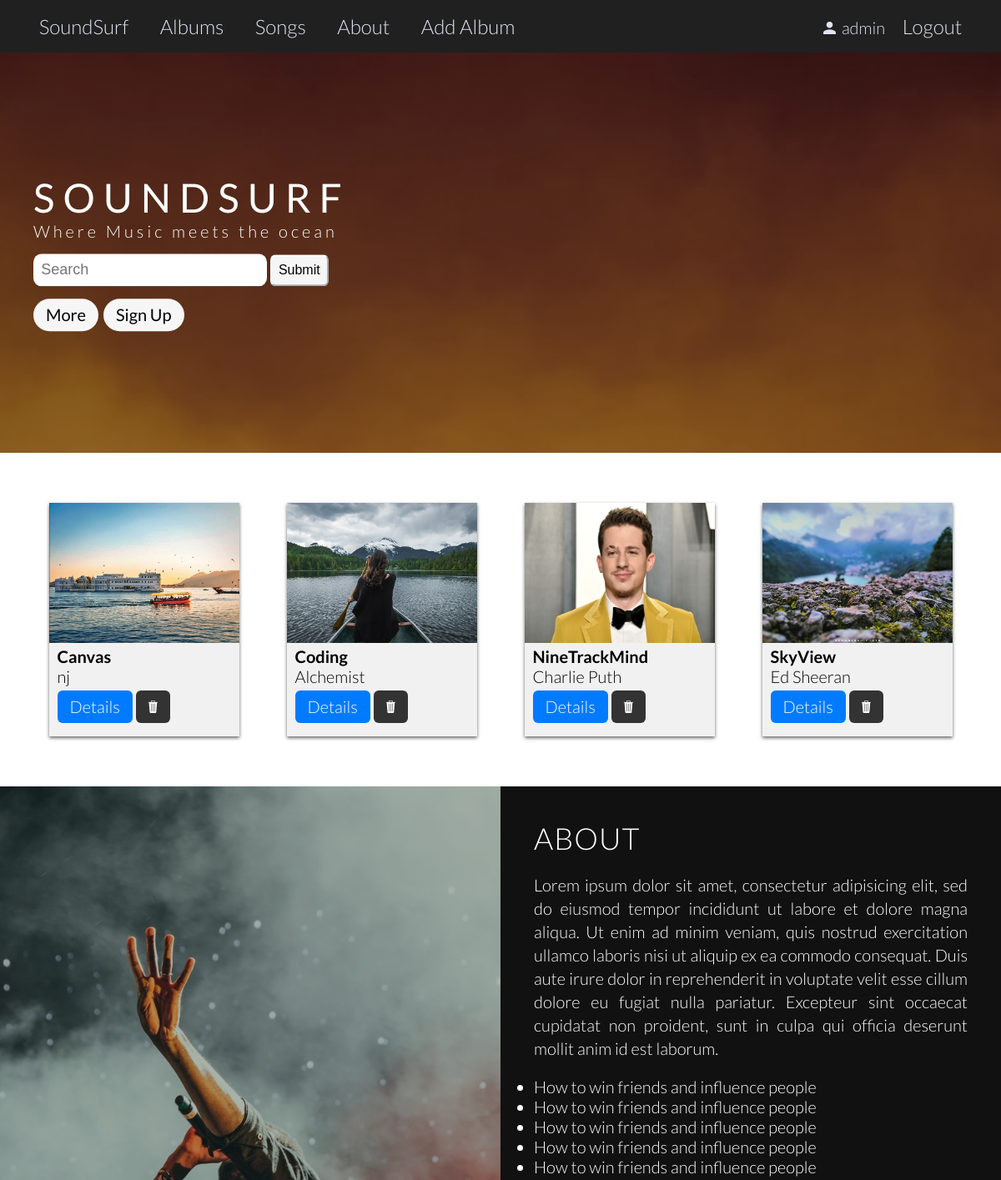
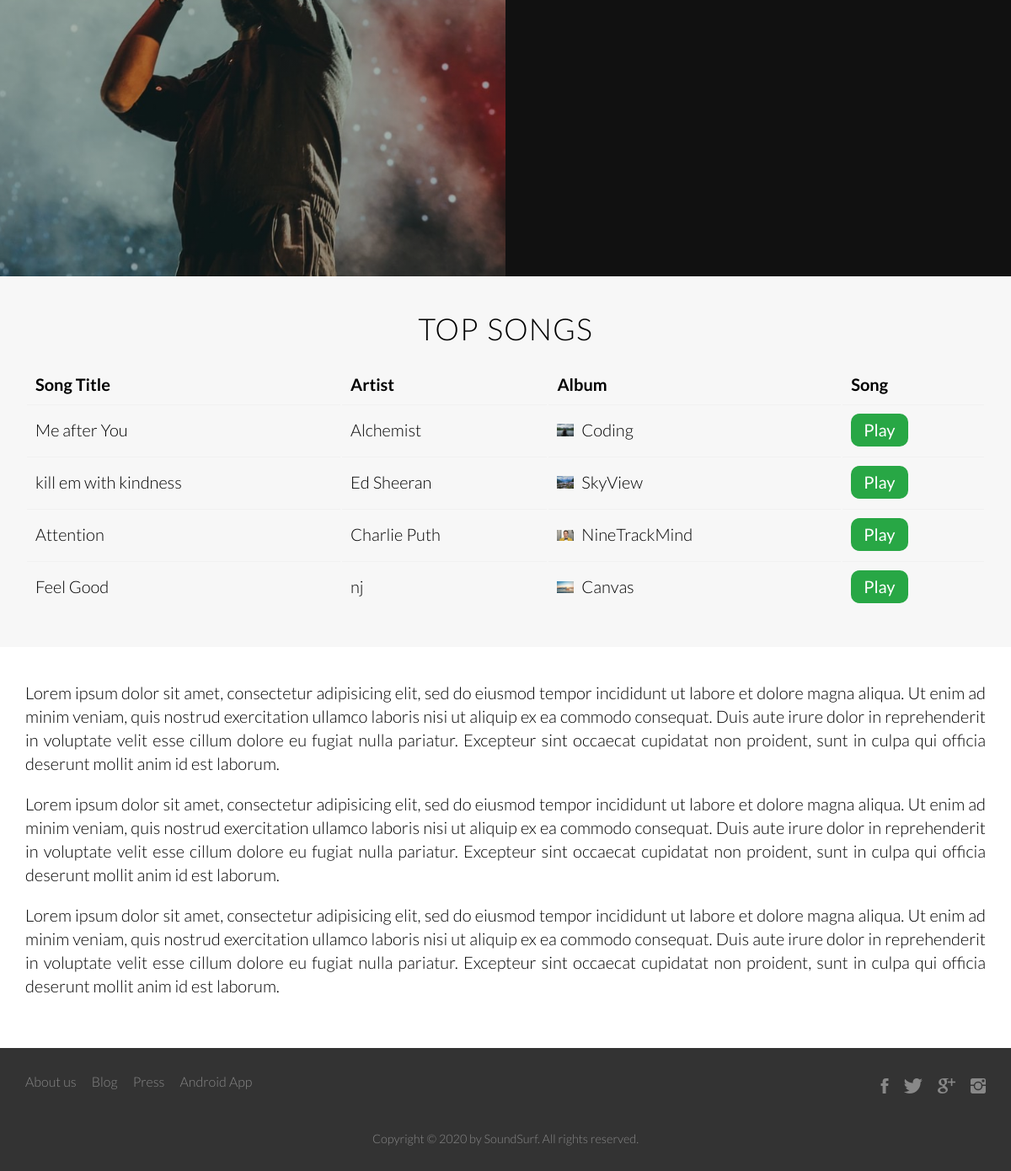
The app's page / (signed in) with its own data (2 pictures, top to bottom).
### appmusic/models.py (models this page shows, shortened)
class Album(models.Model):
    author = models.ForeignKey(User, on_delete = models.CASCADE)
    album_name = models.CharField(max_length = 100, unique=True)
    album_artist = models.CharField(max_length = 100)
    genre = models.CharField(max_length = 100)
    cover_pic = models.ImageField(upload_to='album_covers')

class Songs(models.Model):
    album = models.ForeignKey(Album, on_delete=models.CASCADE, related_name='songs')
    song_title = models.CharField(max_length = 100, unique=True)
    song = models.FileField(upload_to='songs')
    class Meta:
        verbose_name_plural = "Songs"

### appmusic/views.py (the view, shortened to what this page needs)
# urls.py: path('', views.index, name='index'),
def index(request):
    is_search=False
    query = request.GET.get('q')
    albums = Album.objects.order_by('album_name')[:8]
    songs = Songs.objects.all()[:10]
    context = {'albums': albums, 'songs_list': songs, 'is_search':is_search}
    return render(request, 'appmusic/index.html', context)

### appmusic/templates/appmusic/index.html (shortened to what this page needs)
{% extends 'appmusic/base.html' %}
{% block body_block %}
  <div class="background">
    <div class="header-text">
      <h1>Soundsurf</h1>
      <p style="margin-bottom: 15px; letter-spacing:4px;">Where Music meets the ocean</p>
      <form action="{% url 'index' %}" method="GET">
        <input type="text" name="q" {% if request.GET.q %} value="{{ request.GET.q }}" {% endif %} placeholder="Search">
        <input type="submit" class="btn-light" value="Submit">
      </form>
      <a href="#" class="btn btn-light" style="margin-right: 2px;">More</a>
      <a href="#" class="btn btn-light">Sign Up</a>
    </div>
  </div>
  {% if albums %}
  <section>
    <div class="container clearfix">
      {% for album in albums %}
      <div class="card">
        <img src="{{ album.cover_pic.url }}"style="width:100%; height:60%;" alt="Album Cover">
        <div class="card-text">
          <h4>{{ album.album_name }}</h4>
          <p>{{ album.album_artist }}</p>
          <a href="{% url 'album_detail' album_id=album.pk %}" class="btn btn-primary">Details</a>
          {% if request.user == album.author %}
            <a href="{% url 'album_delete' album_id=album.pk %}" class="btn btn-dark"><i class="ion-ios-trash"></i></a>
          {% endif %}
        </div>
      </div>
      {% endfor %}
    </div>
  </section>
  {% endif %}
  {% if not is_search %}
    <section class="section-2 clearfix">
      <div class="partation area-1">
      </div>
      <div class="partation area-2">
        <h2>About</h2>
        <p class="content-para">Lorem ipsum dolor sit amet, consectetur adipisicing elit, sed do eiusmod tempor incididunt ut labore et dolore magna aliqua. Ut enim ad minim veniam, quis nostrud exercitation ullamco laboris nisi ut aliquip ex ea commodo consequat. Duis aute irure dolor in reprehenderit in voluptate velit esse cillum dolore eu fugiat nulla pariatur. Excepteur sint occaecat cupidatat non proident, sunt in culpa qui officia deserunt mollit anim id est laborum.</p>
        <ul>
          <li>How to win friends and influence people</li>
          <li>How to win friends and influence people</li>
          <li>How to win friends and influence people</li>
          <li>How to win friends and influence people</li>
          <li>How to win friends and influence people</li>
        </ul>
      </div>
    </section>
    {% endif %}
      {% if songs_list %}
      <section class="section-table" style="background-color: #f7f7f7;">
        <div class="container">
          <h2 style="text-align:center">{% if is_search %}Songs Found{% else %}Top Songs{% endif %}</h2>
          <table>
            <thead>
              <tr>
                <th>Song Title</th>
                <th>Artist</th>
                <th>Album</th>
                <th>Song</th>
              </tr>
            </thead>
            <tbody>
              {% for song_obj in songs_list %}
                <tr>
                  <td>{{ song_obj.song_title }}</td>
                  <td>{{ song_obj.album.album_artist }}</td>
                  <td>
                    <a href="#"><img src="{{ song_obj.album.cover_pic.url }}" style="width: 20px; max-height: 15px; margin-right: 5px;" /></a>
                    <a href="{% url 'album_detail' album_id=song_obj.album.pk %}">{{ song_obj.album.album_name }}</a>
                  </td>
                  <td><a href="{{ song_obj.song.url }}" class="btn btn-success">Play</a></td>
                </tr>
              {% endfor %}
            </tbody>
          </table>
        </div>
      </section>
      {% endif %}
    {% if not is_search %}
    <section class="section-4 container">
      <p class="content-para">Lorem ipsum dolor sit amet, consectetur adipisicing elit, sed do eiusmod tempor incididunt ut labore et dolore magna aliqua. Ut enim ad minim veniam, quis nostrud exercitation ullamco laboris nisi ut aliquip ex ea commodo consequat. Duis aute irure dolor in reprehenderit in voluptate velit esse cillum dolore eu fugiat nulla pariatur. Excepteur sint occaecat cupidatat non proident, sunt in culpa qui officia deserunt mollit anim id est laborum.</p>
      <p class="content-para">Lorem ipsum dolor sit amet, consectetur adipisicing elit, sed do eiusmod tempor incididunt ut labore et dolore magna aliqua. Ut enim ad minim veniam, quis nostrud exercitation ullamco laboris nisi ut aliquip ex ea commodo consequat. Duis aute irure dolor in reprehenderit in voluptate velit esse cillum dolore eu fugiat nulla pariatur. Excepteur sint occaecat cupidatat non proident, sunt in culpa qui officia deserunt mollit anim id est laborum.</p>
      <p class="content-para">Lorem ipsum dolor sit amet, consectetur adipisicing elit, sed do eiusmod tempor incididunt ut labore et dolore magna aliqua. Ut enim ad minim veniam, quis nostrud exercitation ullamco laboris nisi ut aliquip ex ea commodo consequat. Duis aute irure dolor in reprehenderit in voluptate velit esse cillum dolore eu fugiat nulla pariatur. Excepteur sint occaecat cupidatat non proident, sunt in culpa qui officia deserunt mollit anim id est laborum.</p>
    </section>
  {% endif %}
{% endblock %}

### appmusic/templates/appmusic/base.html (shortened to what this page needs)
<!DOCTYPE html>
{% load static %}
<html lang="en" dir="ltr">
  <head>
    <link rel="stylesheet" href="{% static 'icons/ionicons.min.css' %}">
    <link rel="stylesheet" href="{% static 'css/bootstrap-grid.css' %}">
    <link rel="stylesheet" href="{% static 'css/style.css' %}">
  </head>
  <body>
    <div class="wrapper">
    <header>
      <nav>
        <ul class="container">
          <li><a href="{% url 'index' %}">SoundSurf</a></li>
          <li><a href="{% url 'all_albums_songs' 'albums' %}">Albums</a></li>
          <li><a href="{% url 'all_albums_songs' 'songs' %}">Songs</a></li>
          <li><a href="{% url 'about' %}">About</a></li>
          {% if request.user.is_authenticated %}
            <li><a href="{% url 'album_create' %}">Add Album</a></li>
            <div class="nav-right">
              <li><p style="color:#e1e3f2">
                <i class="ion-android-person"></i>{{ user.username }}</p>
              </li>
              <li><a href="{% url 'logout' %}">Logout</a></li>
            </div>
          {% else %}
            <div class="nav-right">
              <li><a href="{% url 'login' %}"><i class="ion-android-unlock"></i>Login</a></li>
            </div>
          {% endif %}
        </ul>
      </nav>
    </header>
    {% block body_block %}
    {% endblock %}
    <div class="push"></div>
    </div>
    <footer>
      <div class="container clearfix">
          <ul class="footer-nav clearfix">
            <li><a href="#">About us</a></li>
            <li><a href="#">Blog</a></li>
            <li><a href="#">Press</a></li>
            <li><a href="#">Android App</a></li>
          </ul>
          <ul class="social-links clearfix">
            <li><a href="#"><i class="ion-social-facebook"></i></a></li>
            <li><a href="#"><i class="ion-social-twitter"></i></a></li>
            <li><a href="#"><i class="ion-social-googleplus"></i></a></li>
            <li><a href="#"><i class="ion-social-instagram"></i></a></li>
          </ul>
      </div>
      <div class="container">
        <p>Copyright &copy; 2020 by SoundSurf. All rights reserved.</p>
      </div>
    </footer>
  </body>
</html>

### appmusic/static/css/style.css (style rules this page uses)
* { margin: 0; padding: 0; box-sizing: border-box; }
html, body { font-family: 'Lato', 'Arial', sans-serif; font-size: 20px; font-weight: 300; text-rendering: optimizeLegibility; height: 100%; }
.clearfix { zoom:1 }
.clearfix:after { content: '.'; clear: both; display: block; height: 0; visibility: hidden; }
.container { max-width: 1140px; margin: 0 auto; }
h2, h3 { font-weight: 300; text-transform: uppercase; letter-spacing: 1px; }
h1 { font-size: 240%; font-weight: 400; text-transform: uppercase; letter-spacing: 10px; }
h2 { font-size: 180%; word-spacing: 2px; margin: 0 0 20px 0; }
section { padding: 40px 0; }
.background { position: relative; background-image: linear-gradient(rgba(0, 0, 0, 0.3),rgba(0, 0, 0, 0.3)),url(pics/music.jpg); height: 60vh; background-size: cover; background-position: top; background-attachment: fixed; }
.header-text { position: absolute; width: 1120px; top: 50%; left: 50%; transform: translate(-50%, -50%); color: #fff; }
.content-para { margin-bottom: 20px; line-height: 1.4; text-align: justify; }
.header-text h1 { color: #fff; }
input[type=text], input[type=email], input[type=password] { font-size: 18px; font-weight: 300; color: #606060; padding: .4em; outline: none; margin-bottom: 15px; }
.header-text input[type=text] { border-color: transparent; border-radius: 10px; width: 25%; }
.header-text input[type=submit], .contact-form input[type=submit] { display: inline-block; text-decoration: none; font-size: .8em; padding: .5em; border-radius: .4em; border-color: #fff; cursor: pointer; outline: 0; transition: background-color .3s; }
nav { background: #202020; }
nav i { margin-right: 7px; }
.nav-right { float: right; }
nav ul { list-style: none; }
nav li { display: inline-block; }
a { text-decoration: none; color: #000; }
nav li a { color: #e1e3f2; font-size: 1.2em; display: block; padding: .7em; transition: all .3s; }
.btn { display: inline-block; text-decoration: none; padding: 0.375rem 0.75rem; border-radius: .3em; transition: background-color .3s; font-weight: 400; }
.btn-primary { color: #fff; padding: 0.375rem 0.75rem; background-color: #007bff; border-color: #007bff; border-radius: .3em; font-weight: 300; margin-top: 5px; }
.btn-success { color: #fff; background-color: #28a745; border-color: #28a745; border-radius: .5em; }
.btn-dark { color: #fff; background-color: #333; border-color: #333; }
.btn-light { background-color: #f6f6f6; color: #000; border-radius: 1em; }
.card { box-shadow: 0 2px 4px 0 rgba(0, 0, 0, 0.6); background: #f1f1f1; float: left; height: 280px; width: 20%; margin: 1em 2.5%; }
.card-text { margin: 0 10px; line-height: 1.2; }
table { width: 100%; margin: 0 auto; }
td, th { text-align: left; padding: 10px; }
td { border-top: 1px solid #f1f1f1; }
.section-2 { padding: 0; }
.partation { height: 100vh; width: 50%; float: left; }
.area-1 { background-image: linear-gradient(rgba(0, 0, 0, 0.3),rgba(0, 0, 0, 0.3)),url(pics/stage_show.jpg); background-size: cover; background-position: center; color: #fff; }
.area-2 { background-color: #111; color: #fff; padding: 2em; }
footer { background-color: #333; padding: 30px; font-size: 80%; }
.push { padding: 30px; }
.wrapper { min-height: 100%; margin: 0 auto -60px; }
.footer-nav { list-style: none; float: left; }
.social-links { list-style: none; float: right; }
.footer-nav li, .social-links li { display: inline-block; margin-right: 15px; }
.footer-nav li:last-child, .social-links li:last-child { margin-right: 0; }
.footer-nav li a:link, .footer-nav li a:visited, .social-links li a:link, .social-links li a:visited { text-decoration: none; border: 0; color:#888; transition: color 0.2s; }
.social-links li a:link, .social-links li a:visited { font-size: 150%; }
footer p { color: #888; text-align: center; font-size: 90%; margin-top: 40px; clear: both; }

### records on screen
Album: cover_pic (picture), album_name "Canvas", album_artist "nj"
Album: cover_pic (picture), album_name "Coding", album_artist "Alchemist"
Album: cover_pic (picture), album_name "NineTrackMind", album_artist "Charlie Puth"
Album: cover_pic (picture), album_name "SkyView", album_artist "Ed Sheeran"
Songs: song_title "Me after You", album.album_artist "Alchemist", album.cover_pic (picture), album.album_name "Coding"
Songs: song_title "kill em with kindness", album.album_artist "Ed Sheeran", album.cover_pic (picture), album.album_name "SkyView"
Songs: song_title "Attention", album.album_artist "Charlie Puth", album.cover_pic (picture), album.album_name "NineTrackMind"
Songs: song_title "Feel Good", album.album_artist "nj", album.cover_pic (picture), album.album_name "Canvas"

### other values on screen
{{ user.username }} "admin"
